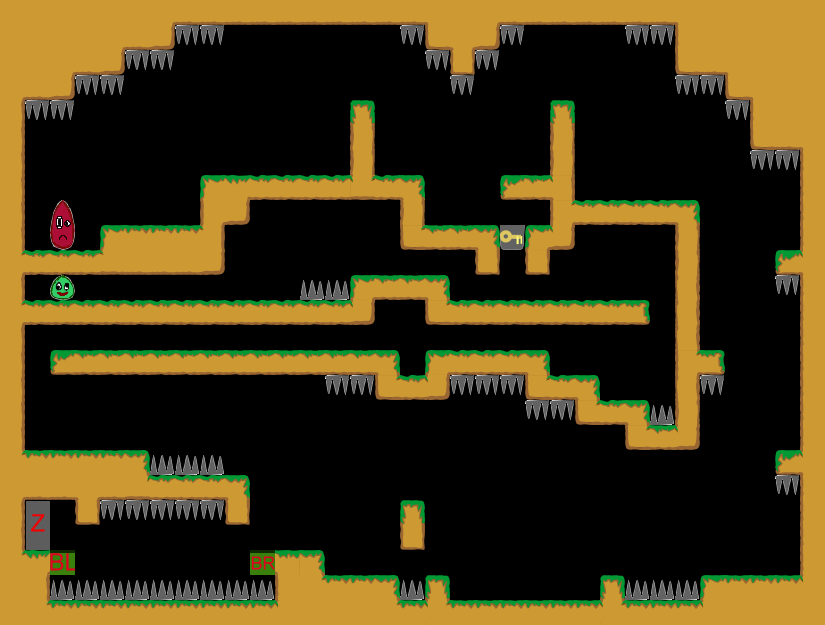

Below is a game level as drawn by its tile map, then a one-line description and the .tmx that defines it (tile-layer data replaced by summaries):
An orthogonal 33x25 tile map with 25x25 px tiles, 1 tile layer (Kachelebene 1).

<map version="1.0" orientation="orthogonal" width="33" height="25" tilewidth="25" tileheight="25">
 <tileset firstgid="1" name="Tileset" tilewidth="25" tileheight="25">
  <image source="../../../img/Tileset.png" width="400" height="250" />
 </tileset>
 <layer name="Kachelebene 1" width="33" height="25">
  <data>[825 cells, 357 non-empty, 48 distinct tile ids]</data>
 </layer>
</map>
